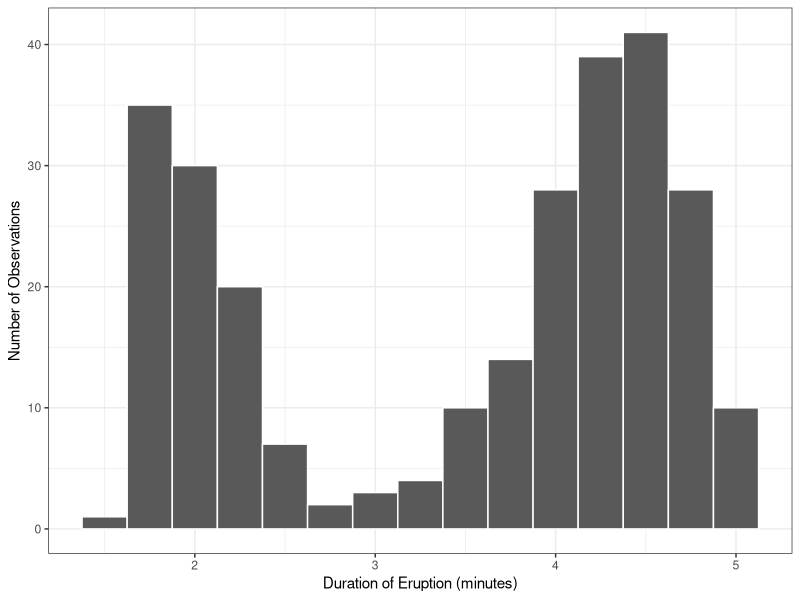
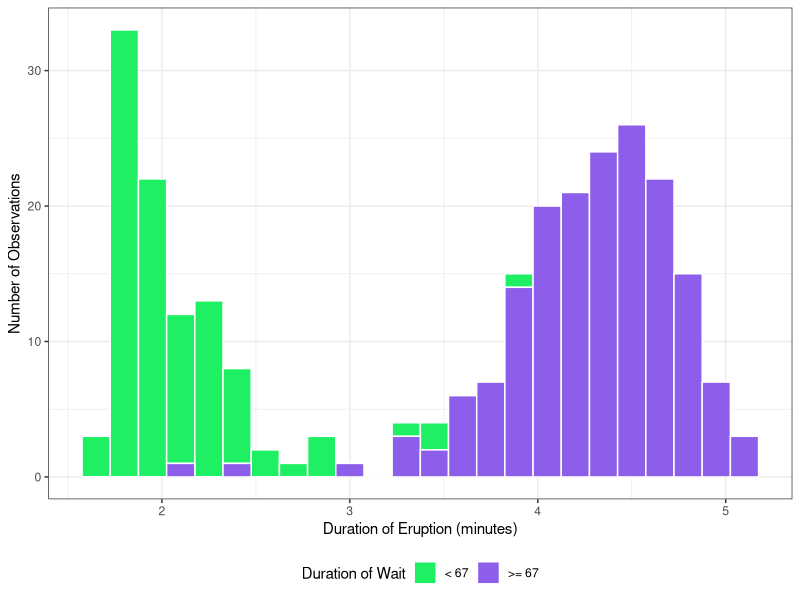
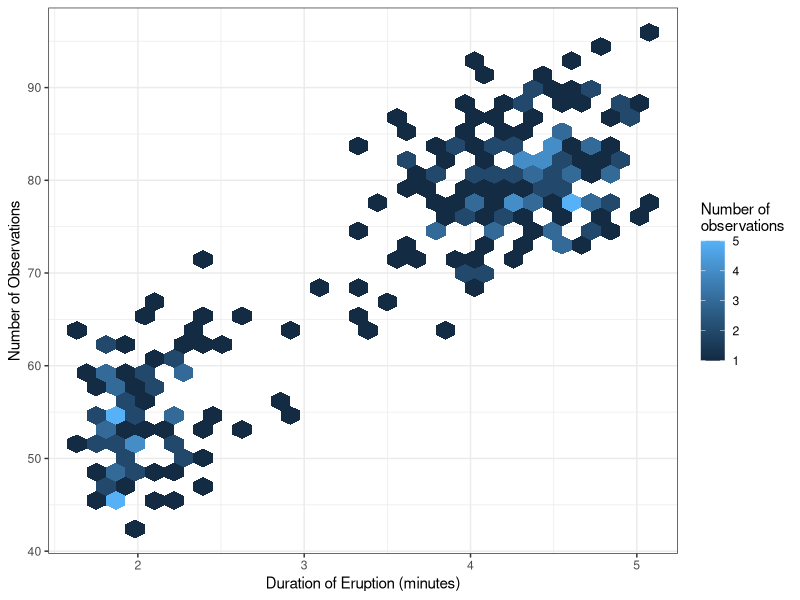

The R script that drew these images, in order:
library(tidyverse)
library(dplyr)
library(hexbin)

ggplot(data = faithful, mapping = aes(x = eruptions)) + 
  geom_histogram(binwidth = 0.25,color="white") +
  xlab("Duration of Eruption (minutes)") +
  ylab("Number of Observations") + theme_bw()

fwait = faithful %>% mutate(
  waitcat = case_when(
    waiting >= 67 ~ ">= 67",
    waiting < 67 ~ "< 67"
))

ggplot(data = fwait, mapping = aes(x = eruptions)) + 
  geom_histogram(binwidth = 0.15,color="white",mapping=aes(fill=waitcat)) +
  xlab("Duration of Eruption (minutes)") +
  ylab("Number of Observations") +
  labs(fill="Duration of Wait") +
  scale_fill_manual(
    values = c("#1ff063","#8c5ee9")
  ) + theme_bw() +
  theme(
    legend.position = "bottom"
  )

ggplot(data = fwait, mapping = aes(x = eruptions,y=waiting)) + 
  geom_hex() + 
  xlab("Duration of Eruption (minutes)") +
  ylab("Number of Observations") +
    labs(fill="Number of\nobservations") + #Is auto wrapping a thing?
  theme_bw()
